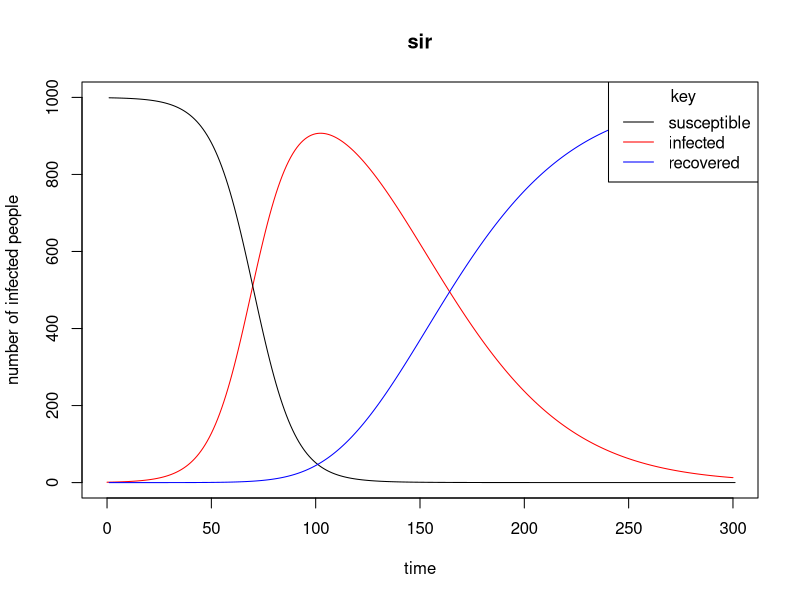

Write the R code that produced this figure.
library(deSolve)  
library(dplyr)
rm(list = ls())
#create a model 

SIR_odes <- function (t,x,params){ 
  #so i dont have to name the beta$# etc. 
  with(as.list(c(x,params)), { 
    
  dS <- -beta*S*(I+I2+I3+I4+I5)  
  dI <- beta*S*(I+I2+I3+I4+I5) - gamma*I 
  dI2 <- gamma*I-gamma*I2  
  dI3 <- gamma*I2-gamma*I3 
  dI4 <- gamma*I3-gamma*I4 
  dI5 <- gamma*I4-gamma*I5
  dR <- gamma*I5  
  
  return(list(c(dS,dI,dI2,dI3,dI4,dI5,dR)))  
  })
}

#parameters 
pars <- c( 
  beta = 0.0001, 
  gamma = 1/100*5) 

initialValues <- c(
  S = 999, 
  I = 1,  
  I2 = 0, 
  I3 = 0, 
  I4 = 0, 
  I5 = 0, 
  R=0) 

#times 

times <- seq(0,300,by= 1)  

results <- as.data.frame(ode(y = initialValues, 
                             times = times, func = SIR_odes, parms = pars)) 

results <- results %>% mutate(I_total = I + I2 + I3 + I4 + I5)

plot(x =results$time, y=results$I_total, type = 'l', col = 'red', ylim = c(0,1000), main = 'sir', xlab = 'time', ylab = 'number of infected people')
lines(x = results$S , type = 'l', col= 'black')
lines(x = results$R,  type = 'l', col = 'blue') 
legend("topright", title="key", legend=c("susceptible", "infected", "recovered"), 
       col = c("black","red", "blue"),
       lty=c(1,1,1)) 
